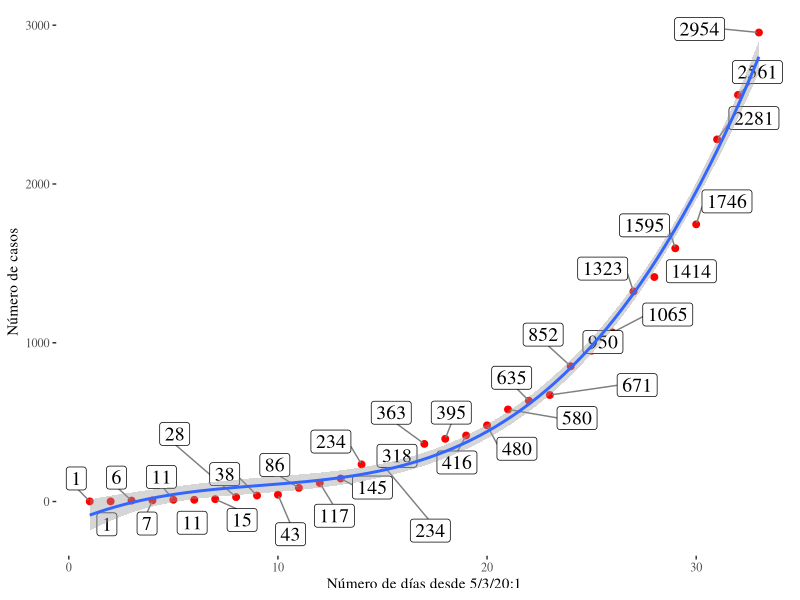

The R script that drew this image:
## ---- chunk 1
xw = 'Es decir los elementos son demagogos y déspotas'
x1 = 'Es decir los elementos son demagogos y déspotas'

## ---- chunk 2
w <- c(1, 2, 3, 4, 5 , 6, 7, 8, 9, 10, 11, 12, 13, 14, 15, 16, 17, 18, 19, 20, 21, 22, 23, 24, 25, 26, 27, 28, 29, 30, 31, 32, 33)
ww <- c(1, 1, 6, 7, 11, 11, 15, 28, 38, 43, 86, 117, 145, 234, 234, 318, 363, 395, 416, 480, 580, 635, 671, 852, 950, 1065, 1323, 1414, 1595, 1746, 2281, 2561, 2954)
f <- lm(ww ~ poly(w, 3, raw=TRUE))
#str(f)
#coef(f)
#summary(f)
library(ggplot2)
library(ggthemes)
library(ggrepel)

ggplot(, aes(x = w, y = ww)) + theme(text=element_text(family="serif", size=12)) +
  geom_point(color = "red", size = 2) + labs(x = "Número de días desde 5/3/20:1", y="Número de casos")+geom_label_repel(aes(label = ww, family="serif"), size = 5,

                  box.padding   = 0.5,
                  point.padding = 0.1,
                  segment.color = 'grey50') + geom_smooth(method = "lm", fullrange=TRUE, formula = y ~ poly(x, 3, raw=TRUE), se = TRUE)+theme_tufte(ticks = TRUE)

w=function(x) f$coefficients[1]+f$coefficients[2]*x+f$coefficients[3]*x^2+f$coefficients[4]*x^3
w(50)

